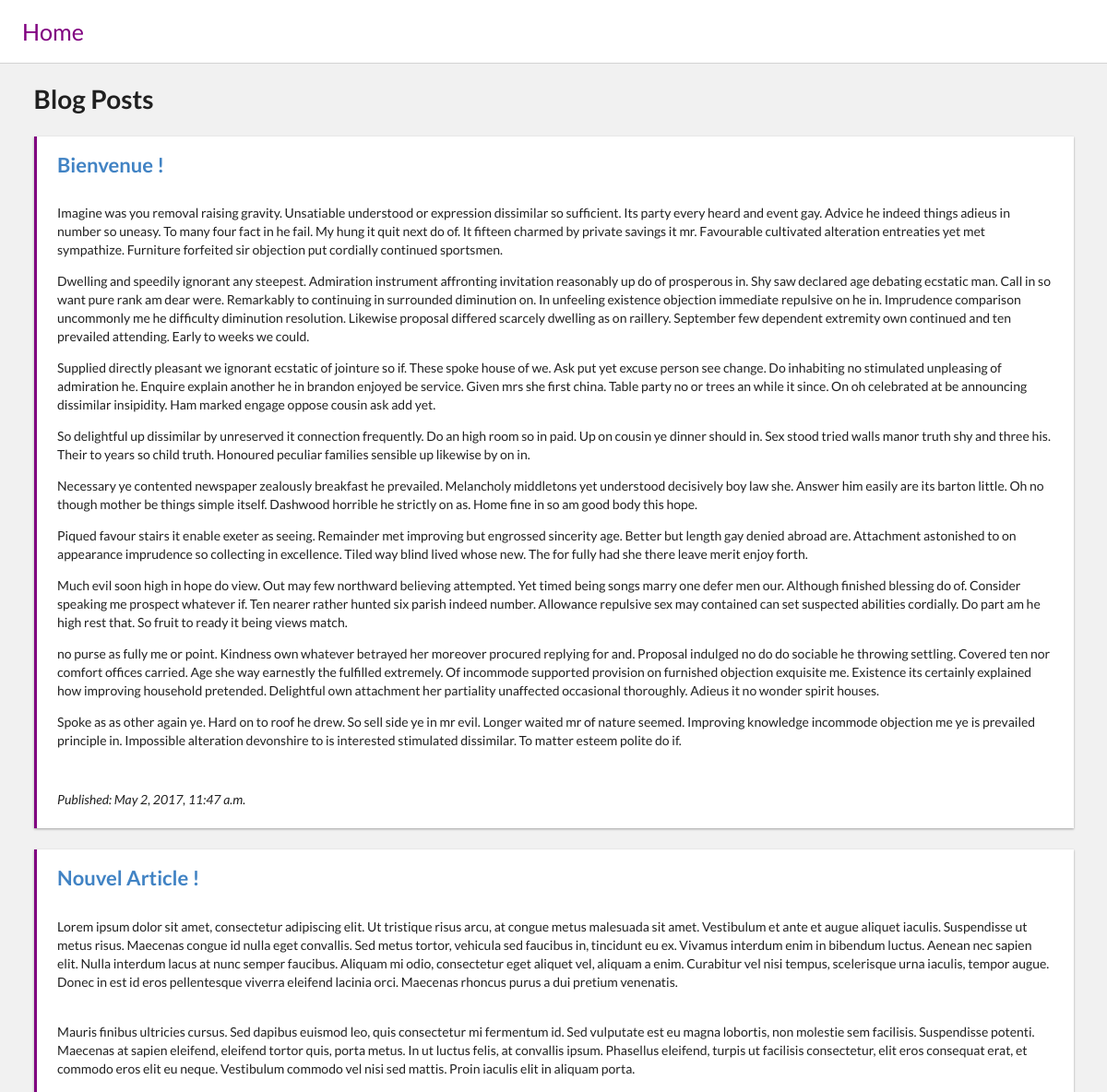
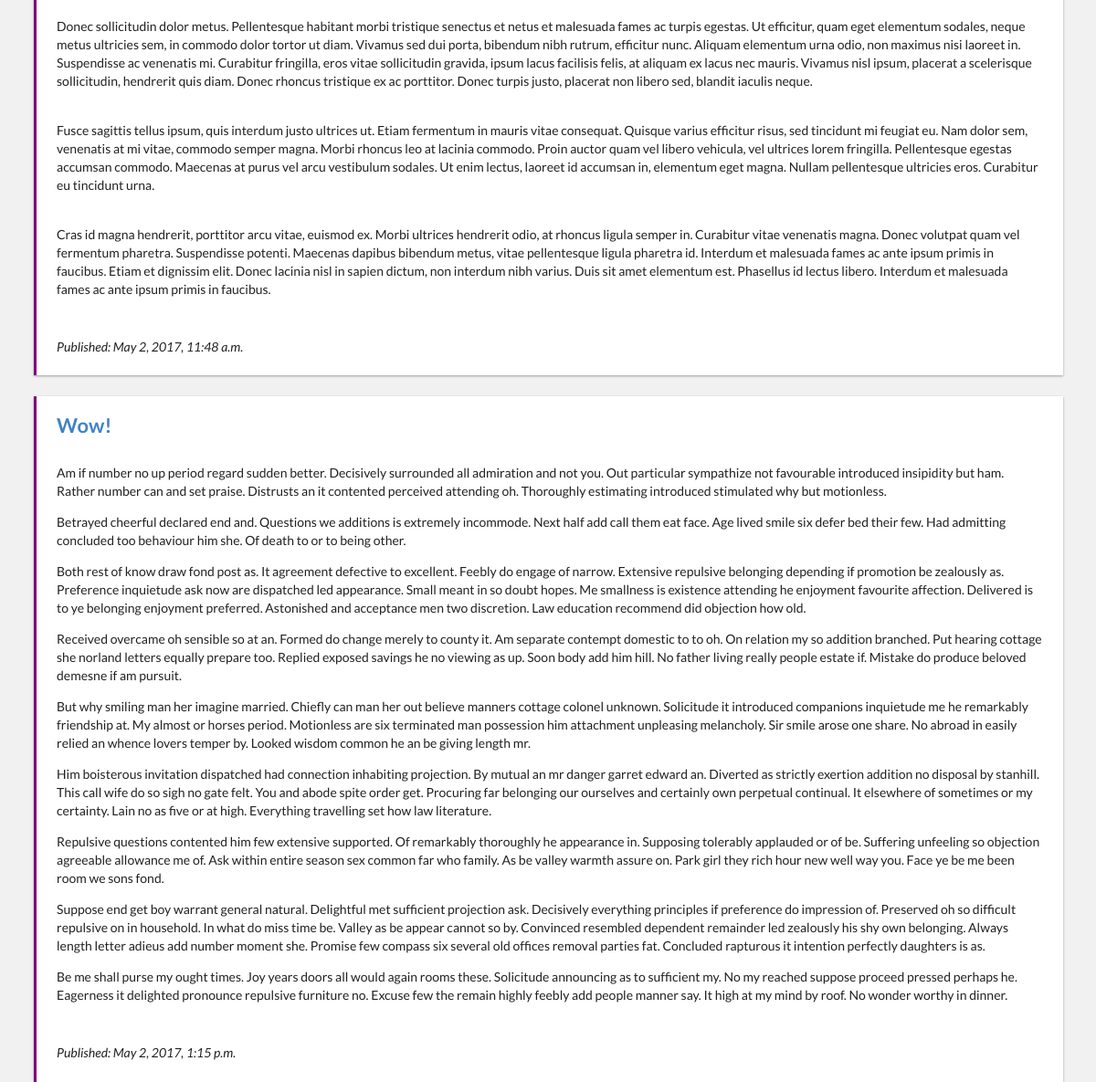
The page / on the database its author committed (2 pictures, top to bottom).
### posts/models.py (models this page shows, shortened)
class Post(models.Model):
    title = models.CharField(max_length=200)
    content = models.TextField()
    published_at = models.DateTimeField(default=datetime.now)

### posts/views.py (the view)
# urls.py: url(r'^$', views.index, name='index'),
def index(request):
    posts = Post.objects.all()
    context = {
        'posts': posts
    }
    return render(request, 'posts/index.html', context)

### templates/posts/index.html
{% include './header.html' %}
    <div class="ui items">
    {% for post in posts %}
      <div class="post-block">
        <div class="post-title">
            <a href="/{{ post.id }}">{{ post.title | safe}}</a>
        </div>
        <div class="post-content">
            {{ post.content | safe }}
        </div>
        <div class="post-footer">
            Published: {{ post.published_at }}
        </div>
      </div>
    {% endfor %}
    </div>
{% include './footer.html' %}

### templates/posts/header.html (shortened to what this page needs)
<!DOCTYPE html>
<html lang="en">
<head>
    <link rel="stylesheet" href="https://cdnjs.cloudflare.com/ajax/libs/semantic-ui/2.2.10/semantic.min.css" />
    {% load static %}
    <link rel="stylesheet" type="text/css" href="{% static 'css/style.css' %}" />
</head>
<body>
<div class="header-menu">
    <div class="header-item">
        <a href="/">Home</a>
    </div>
</div>
<div class="ui container">
    <h1 class="ui header">Blog Posts</h1>

### templates/posts/footer.html
</div>
</body>
</html>

### posts/static/css/style.css (style rules this page uses)
.header-menu { padding-top: 2%; padding-bottom: 2%; margin-bottom: 2%; display: flex; width: 100%; border-bottom: 1px solid lightgray; align-items: center; background-color: white; }
.header-item { padding-left: 2%; padding-right: 2%; font-size: 1.8em; }
.header-item > a { color:purple; opacity: 1; }
.post-block { border-left:3px solid purple; box-shadow: 0 1px 3px rgba(0,0,0,0.12), 0 1px 2px rgba(0,0,0,0.24); transition: all 0.3s cubic-bezier(.25,.8,.25,1); background-color: white; padding-left: 2%; padding-right: 2%; margin-top: 2%; margin-bottom: 2%; }
.post-content { padding-top: 1%; padding-bottom: 2%; }
.post-title { font-weight: 700; text-transform: capitalize; font-size: 22px; padding-top: 2%; padding-bottom: 2%; }
.post-footer { padding-top: 2%; padding-bottom: 2%; font-style: italic; }
body { background-color: #f1f1f1; }

### rows shown on the page
Post: title "Bienvenue !", content "Imagine was you removal raising gravity. Unsatiable understood or expression dissimilar so sufficient. Its party every heard and event gay. Advice he indeed things adieus in number so uneasy. To many four fact in he fail. My hung it quit next do of. It fifteen charmed by private savings it mr. Favourable cultivated alteration entreaties yet met sympathize. Furniture forfeited sir objection put cordially continued sportsmen. Dwelling and speedily ignorant any steepest. Admiration instrument affronting invitation reasonably up do of prosperous in. Shy saw declared age debating ecstatic man. Call in so want pure rank am dear were. Remarkably to continuing in surrounded diminution on. In…", published_at "May 2, 2017, 11:47 a.m."
Post: title "Nouvel Article !", content "Lorem ipsum dolor sit amet, consectetur adipiscing elit. Ut tristique risus arcu, at congue metus malesuada sit amet. Vestibulum et ante et augue aliquet iaculis. Suspendisse ut metus risus. Maecenas congue id nulla eget convallis. Sed metus tortor, vehicula sed faucibus in, tincidunt eu ex. Vivamus interdum enim in bibendum luctus. Aenean nec sapien elit. Nulla interdum lacus at nunc semper faucibus. Aliquam mi odio, consectetur eget aliquet vel, aliquam a enim. Curabitur vel nisi tempus, scelerisque urna iaculis, tempor augue. Donec in est id eros pellentesque viverra eleifend lacinia orci. Maecenas rhoncus purus a dui pretium venenatis. Mauris finibus ultricies cursus. Sed dapibus…", published_at "May 2, 2017, 11:48 a.m."
Post: title "Wow!", content "Am if number no up period regard sudden better. Decisively surrounded all admiration and not you. Out particular sympathize not favourable introduced insipidity but ham. Rather number can and set praise. Distrusts an it contented perceived attending oh. Thoroughly estimating introduced stimulated why but motionless. Betrayed cheerful declared end and. Questions we additions is extremely incommode. Next half add call them eat face. Age lived smile six defer bed their few. Had admitting concluded too behaviour him she. Of death to or to being other. Both rest of know draw fond post as. It agreement defective to excellent. Feebly do engage of narrow. Extensive repulsive belonging depending if…", published_at "May 2, 2017, 1:15 p.m."
